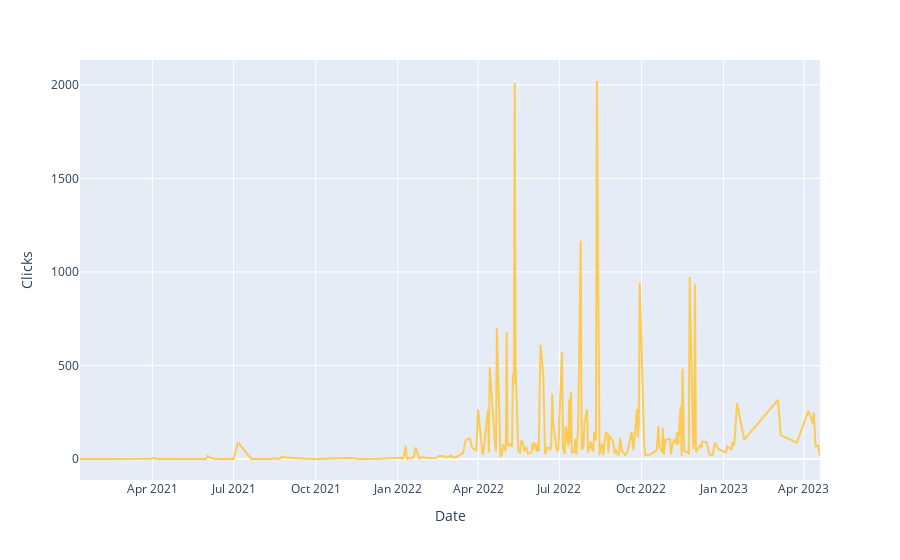

The notebook cell this image was saved under:
### Code cell
px.line(line_plot, x='Date', y='Clicks', color_discrete_sequence=px.colors.qualitative.Plotly_r)

### Figure 1 — Plotly figure (JSON) as saved in the notebook; plotly's stock layout.template omitted (floating-point values rounded to 4 significant figures; data arrays with more than 128 entries replaced by an {"elided": "..."} marker saying what was removed)
{"data": [{"hovertemplate": "Date=%{x}<br>Clicks=%{y}<extra></extra>", "legendgroup": "", "line": {"color": "#FECB52", "dash": "solid"}, "marker": {"symbol": "circle"}, "mode": "lines", "name": "", "orientation": "v", "showlegend": false, "type": "scatter", "x": {"elided": "279 str values"}, "xaxis": "x", "y": {"elided": "279 int values"}, "yaxis": "y"}], "layout": {"legend": {"tracegroupgap": 0}, "margin": {"t": 60}, "xaxis": {"anchor": "y", "domain": [0, 1], "title": {"text": "Date"}}, "yaxis": {"anchor": "x", "domain": [0, 1], "title": {"text": "Clicks"}}}}
